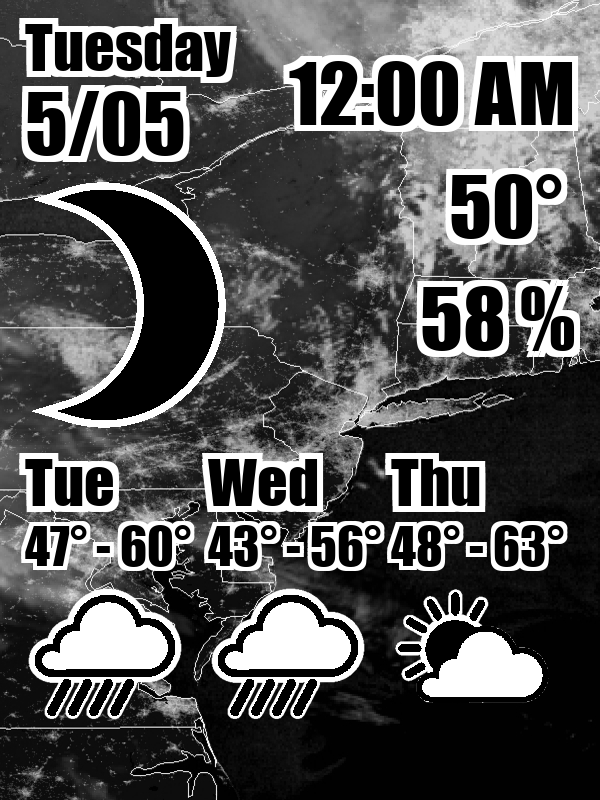
#> input picture images/kindle-sample.png, 600 x 800 px
$ python -i pzweather.py   (imports and definitions only)   (older library calls are emulated)
#> lines starting #> are read from the running program, lines starting #| are printed output that depends on the picture
#> further down, picture is the input picture: PIL image 600x800 L; min 0, max 255, mean 81.3
#!/usr/bin/env python
# -*- coding: utf-8 -*-

import sys
import subprocess
from datetime import datetime
import textwrap
import argparse
from PIL import Image, ImageDraw, ImageFont
import pzwglobals

from lib.satelliteimage import SatelliteImage
from lib.noaaforecast import NoaaForecast
from lib.darkskyweather import DarkSkyWeather

logger = pzwglobals.logger

KINDLE_IP = '192.168.2.2'

BLACK = (0,0,0) #1
WHITE = (255, 255, 255) #0
RED = (255, 0, 0) #2

LR_PADDING = 25
TB_PADDING = 45

FONT_SIZE = 80
FONT_SIZE_MEDIUM = 60
FONT_SIZE_SMALL = 50
FONT_Y_OFFSET = 11

ICON_SIZE_SMALL = 160

OUTPUT_FILENAME = 'pz-weather.png'

FONT_LARGE = ImageFont.truetype(pzwglobals.FONT_DIRECTORY + "Impact.ttf", FONT_SIZE)
FONT_MEDIUM = ImageFont.truetype(pzwglobals.FONT_DIRECTORY + "Impact.ttf", FONT_SIZE_MEDIUM)
FONT_SMALL = ImageFont.truetype(pzwglobals.FONT_DIRECTORY + "Impact.ttf", FONT_SIZE_SMALL)

fonts = {
	'large': FONT_LARGE,
	'medium': FONT_MEDIUM,
	'small': FONT_SMALL
}

parser = argparse.ArgumentParser()
# [5 lines not run here, left out]

"""
helper to exit program in case we need special rpi consideration in future
"""
def kill():
	if pzwglobals.RUN_ON_RASPBERRY_PI:
		sys.exit(0)
	else:
		sys.exit(0)

"""
Create a transparency mask.

	Takes a paletized source image and converts it into a mask
	permitting all the colours supported by Inky pHAT (0, 1, 2)
	or an optional list of allowed colours.

	:param mask: Optional list of Inky pHAT colours to allow.
"""
def create_mask(source, mask=(0, 1)):
#> called with mask = (0, 1)
	mask_image = Image.new("RGBA", source.size)
#> mask_image: PIL image 600x800 RGBA; every value is 0
	w, h = source.size
#> w = 600; h = 800
	for x in range(w):
		for y in range(h):
			p = source.getpixel((x, y))
			#logger.info('pixel {} {} {}'.format(x,y,p))
			if p in mask:
				mask_image.putpixel((x, y), (0,0,0,255))
			else:
				mask_image.putpixel((x, y), (0,0,0,0))
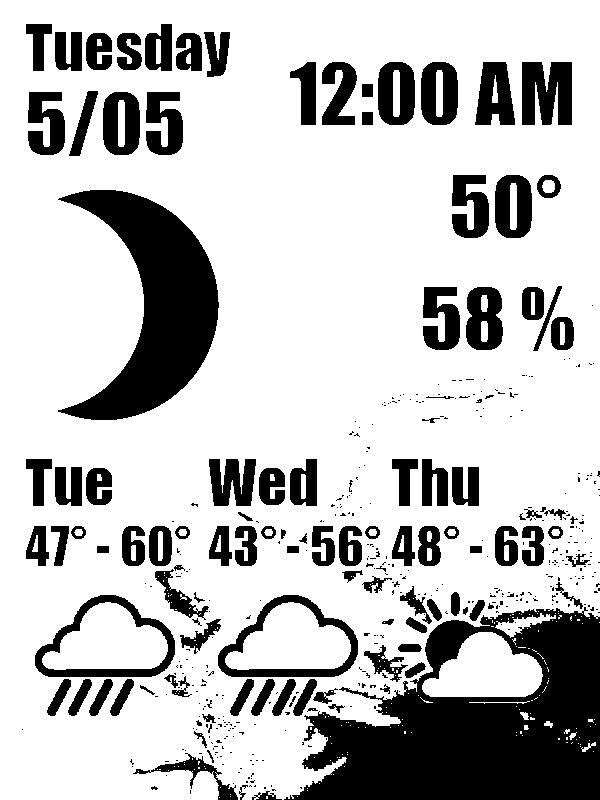
#> mask_image: PIL image 600x800 RGBA; mean R, G, B, A 0, 0, 0, 61.4; transparent parts drawn white
	return mask_image

"""
render a string onto our surface
	measure width to figure x point if right aligned
	render in white first for ersatz dropshadow, then black

	:param string: text to render
	:param xy: tuple with top and right or left corner
	:param align: optional align left or right
"""
def draw_text(string, xy, font_name, align="left"):
	over = 4 if font_name is 'small' else 6
	font = fonts[font_name]
	x,y = xy
	if align is "right":
		w,h = draw.textsize(string, font=font)
		x = x - w
	cx = x
	for c in string:
		draw.text((cx-over,y-over), c, WHITE, font=font)
		draw.text((cx,y-over), c, WHITE, font=font)
		draw.text((cx+over,y-over), c, WHITE, font=font)
		draw.text((cx-over,y), c, WHITE, font=font)
		draw.text((cx+over,y), c, WHITE, font=font)
		draw.text((cx-over,y+over), c, WHITE, font=font)
		draw.text((cx,y+over), c, WHITE, font=font)
		draw.text((cx+over,y+over), c, WHITE, font=font)
		cw = draw.textsize(c, font=font)[0]
		cx = cx + cw
	cx = x
	for c in string:
		draw.text((cx,y), c, BLACK, font=font)
		cw = draw.textsize(c, font=font)[0]
		cx = cx + cw

"""
main
"""
# [138 lines not run here, left out]

>>> from PIL import Image
>>> picture = Image.open('images/kindle-sample.png')
>>> result = create_mask(picture)
